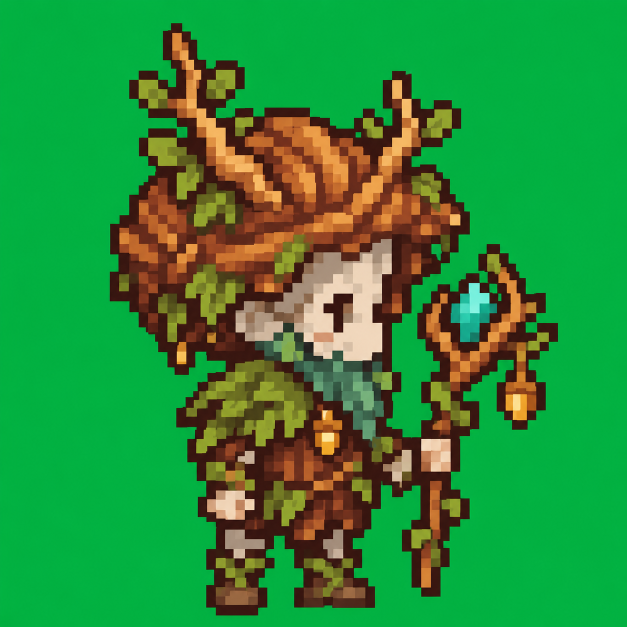
#> input picture design/concepts/characters-g5-expansion-codex-v1/mage-summoner-raw-v1.png, 1254 x 1254 px (shown at 1/2 size); its folder holds only this picture in this run
$ python export-v1.py
#> lines starting #> are read from the running program, lines starting #| are printed output that depends on the picture
from PIL import Image
from pathlib import Path
import json
p=Path(r'C:/AppServ/www/Projects-1/design/concepts/characters-g5-expansion-codex-v1')
report=[]
for src in sorted(p.glob('*-raw-v1.png')):
 dst=p/src.name.replace('-raw','')
 if dst.exists(): raise RuntimeError('Never overwrite '+str(dst))
 im=Image.open(src).convert('RGB'); rawsize=im.size
#> further down, im is the input picture: PIL image 1254x1254 RGB; mean R, G, B 44.9, 141, 57.5
#> after `rawsize = im.size`: rawsize = (1254, 1254)
 native=im.resize((64,64),Image.Resampling.NEAREST); bg=(0,177,64)
#> after `native = im.resize((64, 64), Image.Resampling.NEAREST)`:
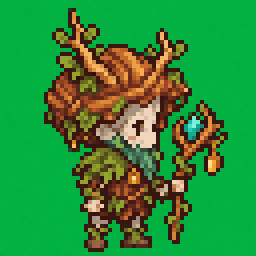
#> native: PIL image 64x64 RGB (shown 4 times larger); mean R, G, B 45.2, 140.8, 57.4
 for y in range(64):
  for x in range(64):
   r,g,b=native.getpixel((x,y))
   if g>95 and g>r+40 and g>b+40: native.putpixel((x,y),bg)
 pts=[(x,y) for y in range(64) for x in range(64) if native.getpixel((x,y))!=bg]
#> pts = 1536 pairs, first value 11 to 56, second value 2 to 62
 dy=62-max(y for x,y in pts)
#> dy = 0
 out=Image.new('RGB',(64,64),bg);out.paste(native,(0,dy))
#> after `out = Image.new('RGB', (64, 64), bg)`:
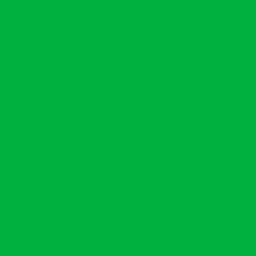
#> out: PIL image 64x64 RGB (shown 4 times larger); mean R, G, B 0, 177, 64
 out.resize((512,512),Image.Resampling.NEAREST).save(dst)
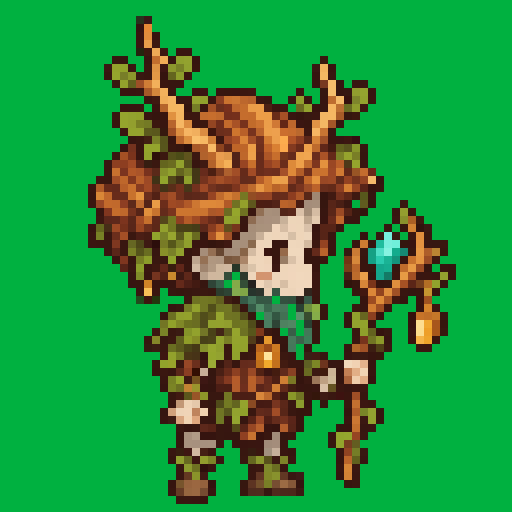
#> saved as mage-summoner-v1.png: PIL image 512x512 RGB; mean R, G, B 43.8, 141, 56.6
 report.append({'file':dst.name,'rawSize':list(rawsize),'size':[512,512],'bottomRow':62,'verticalShift':dy,'bounds':[min(x for x,y in pts),min(y for x,y in pts)+dy,max(x for x,y in pts),62]})
exp=['melee-brawler-v1.png','melee-assassin-v1.png','mage-summoner-v1.png','ranged-gunner-dual-v1.png','ranged-gunner-laser-v1.png']
line=Image.new('RGB',(1536,1024),bg)
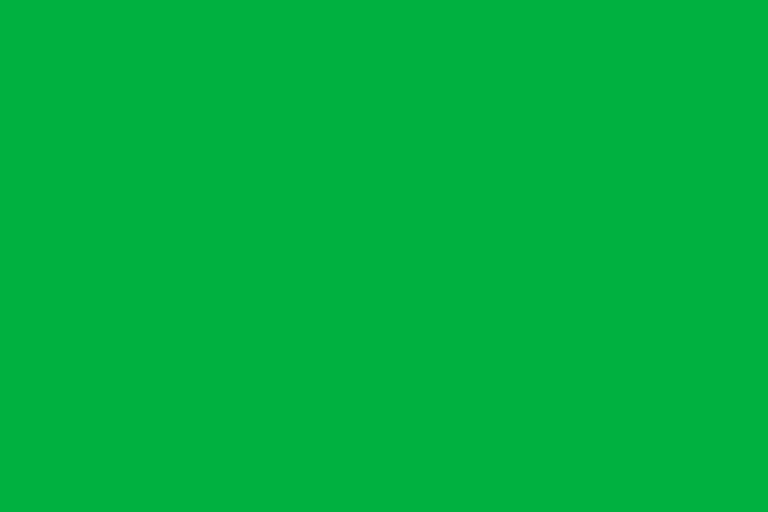
#> line: PIL image 1536x1024 RGB (shown at 1/2 size); mean R, G, B 0, 177, 64
#> (the run stopped early here; a loop or call above may not have finished)
